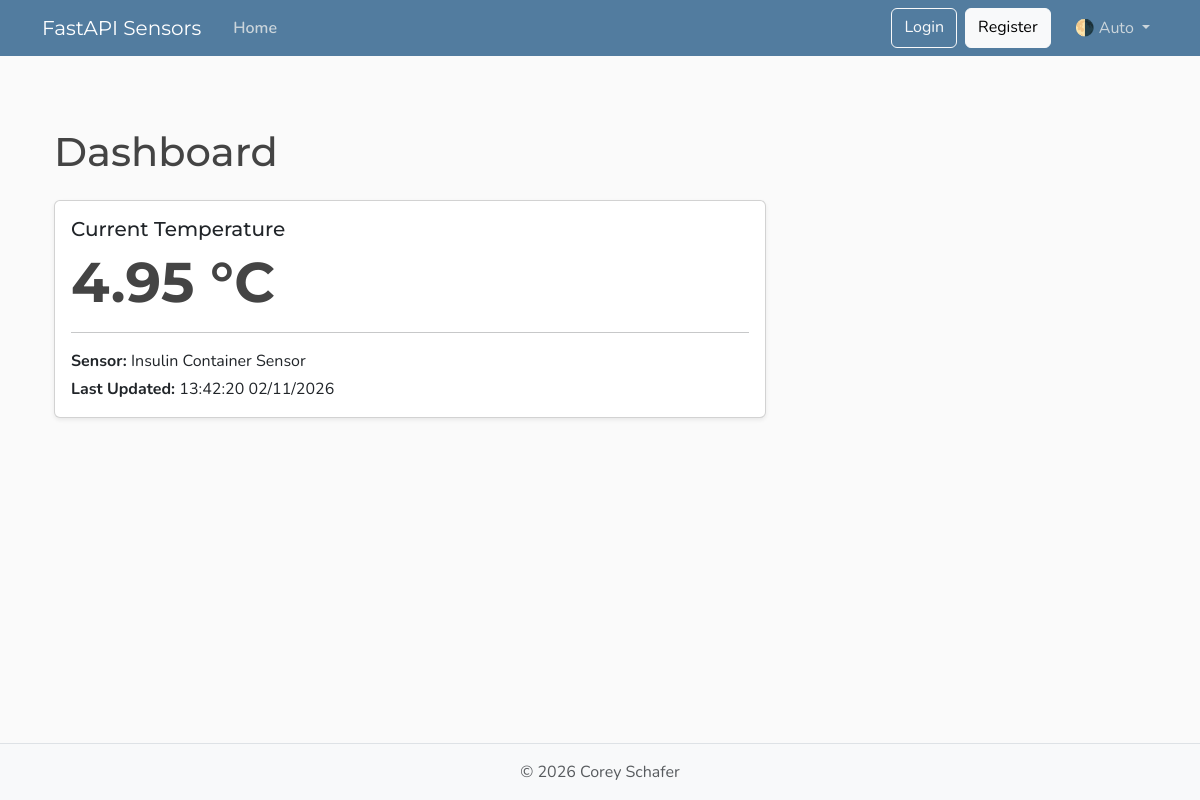
Before: / with the older database file.
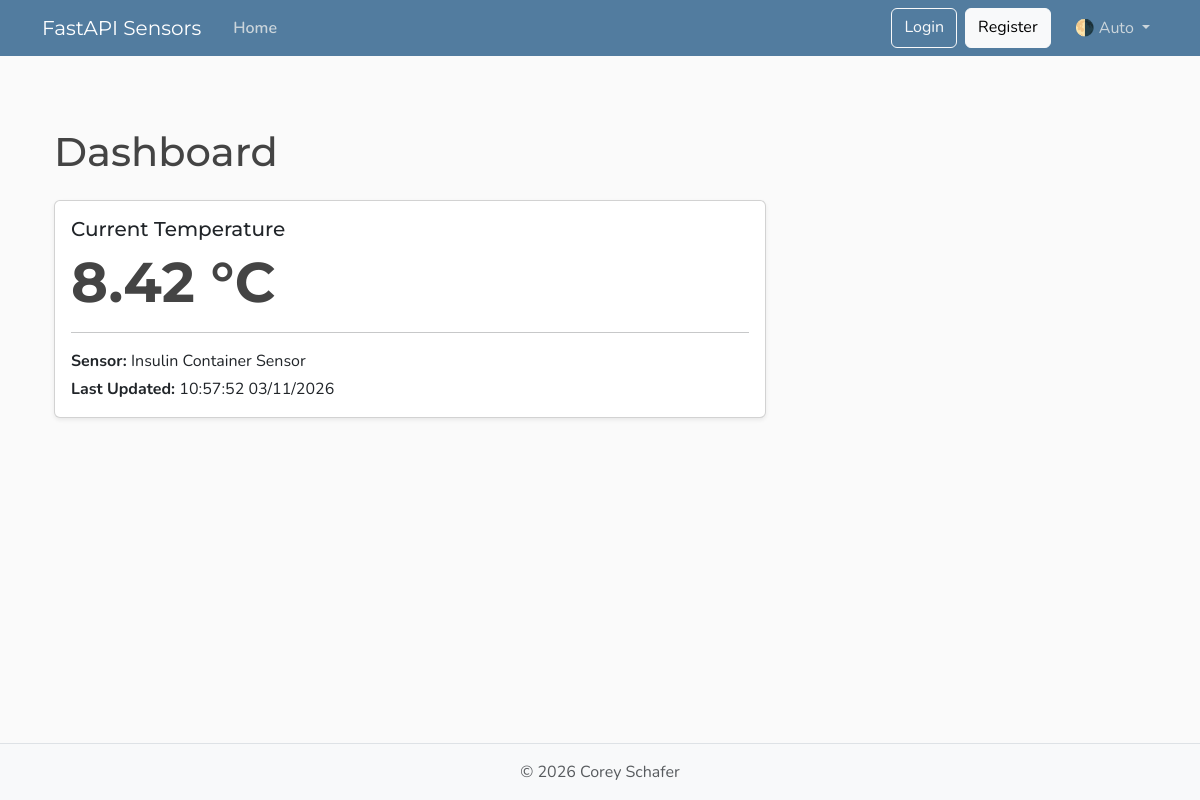
After: the same page with the newer database file.
### models.py (models this page shows)
class Reading(Base):
    __tablename__ = "readings"
    id = Column(Integer, primary_key=True, index=True)
    sensor_id = Column(Integer, ForeignKey("sensors.id"), nullable=False)
    temperature = Column(Float, nullable=False)
    timestamp = Column(DateTime, default=datetime.utcnow)
    sensor = relationship("Sensor", back_populates="readings")

class Sensor(Base):
    __tablename__ = "sensors"
    id = Column(Integer, primary_key=True, index=True)
    name = Column(String, nullable=False)
    location = Column(String, nullable=True)
    readings = relationship("Reading", back_populates="sensor", cascade="all, delete-orphan")

### main.py (the view)
@app.get("/", include_in_schema=False, name="home")
def home(request: Request, db: Session = Depends(get_db)):
    readings = (db.query(models.Reading)
        .order_by(models.Reading.timestamp.asc())
        .all()
    )
    latest_reading = readings[-1] if readings else None
    sensor = None
    if latest_reading:
        sensor = db.query(models.Sensor).filter(models.Sensor.id == latest_reading.sensor_id).first()
    chart_labels = [
        reading.timestamp.strftime("%H:%M:%S %d/%m/%Y")
        for reading in readings
    ]
    chart_values = [reading.temperature for reading in readings]
    return templates.TemplateResponse(
        request,
        "home.html",
        context={
            "sensor": sensor,
            "readings": readings,
            "latest_reading": latest_reading,
            "chart_labels": chart_labels,
            "chart_values": chart_values
        }
    )

### templates/home.html
{% extends "layout.html" %}
{% block content %}
<div class="container mt-5">
  <h1 class="mb-4">Dashboard</h1>
  <div class="card shadow-sm mb-4">
    <div class="card-body">
      <h5 class="card-title">Current Temperature</h5>
      {% if latest_reading %}
        <h2 class="display-4 fw-bold">{{ "%.2f" | format(latest_reading.temperature) }} °C</h2>
        <hr>
        <p class="mb-1">
          <strong>Sensor: </strong>
          {{ sensor.name if sensor else "Unknown" }}
        </p>
        <p class="mb-0">
          <strong>Last Updated: </strong>
          {{ latest_reading.timestamp.strftime("%H:%M:%S %d/%m/%Y") }}
        </p>
      {% else %}
        <p>No temperature readings available</p>
      {% endif %}
    </div>
  </div>
</div>
{% endblock content %}

### templates/layout.html (shortened to what this page needs)
<!DOCTYPE html>
<html lang="en">
  <head>
    <link href="https://cdn.jsdelivr.net/npm/bootstrap@5.3.8/dist/css/bootstrap.min.css"
          rel="stylesheet"
>
    <link rel="stylesheet"
          type="text/css"
          href="{{ url_for("static", path='css/main.css') }}">
  </head>
  <body class="d-flex flex-column min-vh-100">
    <header class="site-header">
      <nav class="navbar navbar-expand-md bg-steel fixed-top"
           data-bs-theme="dark">
        <div class="container">
          <a class="navbar-brand me-4" href="{{ url_for("sensor_readings") }}">FastAPI Sensors</a>
          <div class="collapse navbar-collapse" id="navbarToggle">
            <div class="navbar-nav me-auto">
              <a class="nav-link active"
                 aria-current="page"
                 href="{{ url_for("home") }}">Home</a>
            </div>
            <div class="navbar-nav">
              <a class="btn btn-outline-light mb-2 mb-md-0 me-md-2" href="#">Login</a>
              <a class="btn btn-light mb-2 mb-md-0 me-md-3" href="#">Register</a>
              <div class="nav-item dropdown">
                <a class="nav-link dropdown-toggle"
                   href="#"
                   role="button"
                   id="bd-theme"
                   data-bs-toggle="dropdown"
                   aria-expanded="false">
                  <span id="bd-theme-text">🌗 Auto</span>
                </a>
              </div>
            </div>
          </div>
        </div>
      </nav>
    </header>
    <main role="main" class="container">
      <div class="row">
        <div class="col-md-8">
          {% block content %}
          {% endblock content %}
        </div>
        <aside class="col-md-4">
        </aside>
      </div>
    </main>
    <footer class="mt-auto py-3 bg-body-tertiary border-top">
      <div class="container text-center">
        <p class="text-body-secondary mb-0">
          © <span id="year"></span> Corey Schafer
        </p>
      </div>
    </footer>
  </body>
</html>

### static/css/main.css (style rules this page uses)
:root { --font-heading: "Montserrat", system-ui, -apple-system, BlinkMacSystemFont, sans-serif; --font-body: "Nunito", system-ui, -apple-system, BlinkMacSystemFont, sans-serif; --color-bg-body: #fafafa; --color-bg-content: #ffffff; --color-text-primary: #333333; --color-text-heading: #444444; --color-steel: #527c9f; --color-nav-link: #cbd5db; --color-nav-link-hover: #ffffff; --color-link-hover: #428bca; --color-border: #dddddd; --color-border-light: #e3e3e3; --spacing-xl: 5rem; --article-img-size: 4rem; --account-img-size: 7.813rem; }
body { font-family: var(--font-body); background: var(--color-bg-body); color: var(--color-text-primary); }
main { padding-top: var(--spacing-xl); }
h1, h2, h3, h4, h5, h6 { font-family: var(--font-heading); color: var(--color-text-heading); }
.navbar-brand { font-family: var(--font-heading); }
a { text-decoration: none; }
.bg-steel { background-color: var(--color-steel); }
.site-header .navbar-nav .nav-link { color: var(--color-nav-link); transition: color 0.2s ease-in-out; }
.site-header .navbar-nav .nav-link.active { font-weight: 600; }
[data-bs-theme="dark"] { --color-bg-body: #1a1a1a; --color-bg-content: #2d2d2d; --color-text-primary: #e0e0e0; --color-text-heading: #f0f0f0; --color-border: #404040; --color-border-light: #4a4a4a; }

Changed rows visible on the page:
no longer on this page (row unchanged): Reading: temperature "4.95", timestamp "13:42:20 02/11/2026"
added Reading: temperature "8.42", timestamp "10:57:52 03/11/2026"
